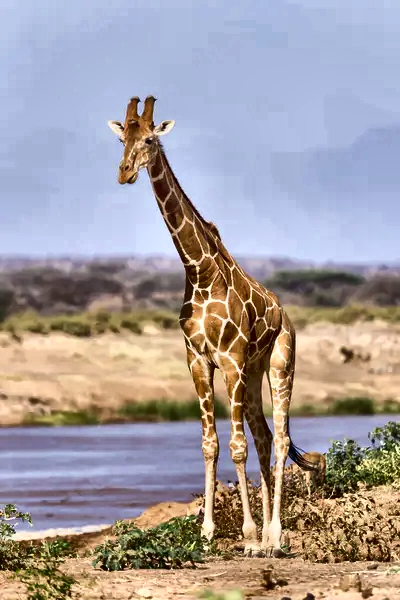
#> input picture 004/003 - LAB/imagen_preprocesada.png, 400 x 600 px
$ jupyter execute --allow-errors '008 - actividad integradora - segmentacion por color.ipynb'
#> lines starting #> are read from the running program, lines starting #| are printed output that depends on the picture
# Actividad integradora: Segmentación por color

En esta actividad vas a tomar decisiones propias. Ya viste ejemplos guiados; ahora te toca diseñar una estrategia de segmentación, justificarla y revisar tus resultados.

## Consigna general

Podés trabajar de dos maneras:

- con una imagen de ejemplo del repositorio, o
- con `imagen_preprocesada.png` si antes completaste `007 - recuperacion y preprocesamiento de imagenes propias.ipynb`.

La meta no es solo obtener una máscara "linda", sino explicar por qué elegiste esa estrategia y qué límites encontraste.

## Qué se espera que entregues

- una imagen de entrada,
- una o más máscaras de prueba,
- una versión final segmentada,
- una breve justificación de los umbrales elegidos,
- una reflexión sobre errores, ajustes y límites del método.

## Criterios de evaluación

- claridad en la lectura de la imagen,
- justificación de parámetros,
- capacidad para comparar alternativas,
- interpretación crítica del resultado,
- uso claro del lenguaje técnico.

[cell 1]
import urllib.request
from pathlib import Path

import cv2
import matplotlib.pyplot as plt
import numpy as np


def cargar_rgb(ruta):
    imagen_bgr = cv2.imread(str(ruta))
    return cv2.cvtColor(imagen_bgr, cv2.COLOR_BGR2RGB)


def mostrar_canales(imagen_rgb):
    rojo = imagen_rgb[:, :, 0]
    verde = imagen_rgb[:, :, 1]
    azul = imagen_rgb[:, :, 2]

    fig, axes = plt.subplots(2, 2, figsize=(10, 9))
    axes[0, 0].imshow(imagen_rgb)
    axes[0, 0].set_title("Imagen original")
    axes[0, 0].axis("off")

    axes[0, 1].imshow(rojo, cmap="gray")
    axes[0, 1].set_title("Canal rojo")
    axes[0, 1].axis("off")

    axes[1, 0].imshow(verde, cmap="gray")
    axes[1, 0].set_title("Canal verde")
    axes[1, 0].axis("off")

    axes[1, 1].imshow(azul, cmap="gray")
    axes[1, 1].set_title("Canal azul")
    axes[1, 1].axis("off")

    plt.tight_layout()
    plt.show()


def mostrar_histogramas(imagen_rgb):
    fig, axes = plt.subplots(1, 3, figsize=(15, 4))
    for ax, indice, color, titulo in zip(
        axes,
        [0, 1, 2],
        ["red", "green", "blue"],
        ["Rojo", "Verde", "Azul"],
    ):
        hist, bins = np.histogram(imagen_rgb[:, :, indice].flatten(), bins=256, range=[0, 256])
        ax.plot(bins[:-1], hist, color=color)
        ax.set_title(f"Histograma {titulo}")
        ax.set_xlim(0, 255)
        ax.grid(alpha=0.3)
    plt.tight_layout()
    plt.show()


def segmentar_color(imagen_rgb, r_min, r_max, g_min, g_max, b_min, b_max):
    rojo = imagen_rgb[:, :, 0]
    verde = imagen_rgb[:, :, 1]
    azul = imagen_rgb[:, :, 2]
    mascara = (
        (rojo >= r_min) & (rojo <= r_max) &
        (verde >= g_min) & (verde <= g_max) &
        (azul >= b_min) & (azul <= b_max)
    )
    return mascara

[cell 2]
archivos = {
    "flores": (
        Path("flowers.jpg"),
        "https://www.dropbox.com/s/jetlnfihles3g7k/flowers.jpg?dl=1",
    ),
    "frutos": (
        Path("frutos_rojos.png"),
        "https://www.dropbox.com/s/do6b49d10ty1dyf/frutos_rojos.png?dl=1",
    ),
}

for ruta, url in archivos.values():
    if not ruta.exists():
        urllib.request.urlretrieve(url, ruta)

if Path("imagen_preprocesada.png").exists():
    print("También está disponible: imagen_preprocesada.png")

print("Imágenes listas para la actividad.")

## Parte 1. Elegí una imagen y un color objetivo

Si completaste el cuaderno extra de preprocesamiento, te conviene empezar con `imagen_preprocesada.png`. Si no, podés trabajar con `flowers.jpg` o con `frutos_rojos.png`.

Antes de escribir código, anotá qué color querés segmentar y por qué te parece un buen caso para probar.

[cell 3]
# Elegí la imagen con la que vas a trabajar.
if Path("imagen_preprocesada.png").exists():
    nombre_imagen = "imagen_preprocesada.png"
else:
    nombre_imagen = "flowers.jpg"  # o "frutos_rojos.png"

imagen_rgb = cargar_rgb(nombre_imagen)
#> in cargar_rgb, imagen_bgr is the input picture: shape (600, 400, 3); mean B, G, R 157.2, 156, 164.3

# Escribí en una frase qué color querés segmentar.
color_objetivo = "azul"

plt.figure(figsize=(6, 6))
plt.imshow(imagen_rgb)
plt.title(f"Imagen elegida: {nombre_imagen}")
plt.axis("off")
plt.show()

print("Color objetivo:", color_objetivo)

## Parte 2. Explorá canales e histogramas

Antes de definir umbrales, mirá la imagen por canales y revisá sus histogramas. La pregunta clave es: ¿qué canal parece más útil para distinguir el color que querés aislar?

[cell 4]
mostrar_canales(imagen_rgb)
#> in mostrar_canales, `rojo = imagen_rgb[:, :, 0]`:
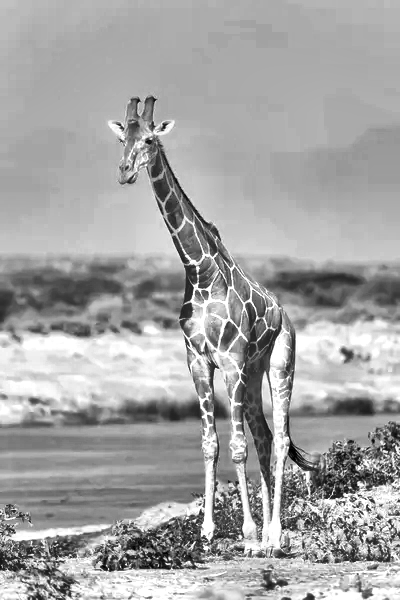
#> rojo: shape (600, 400); min 0, max 255, mean 164.3
#> in mostrar_canales, `verde = imagen_rgb[:, :, 1]`:
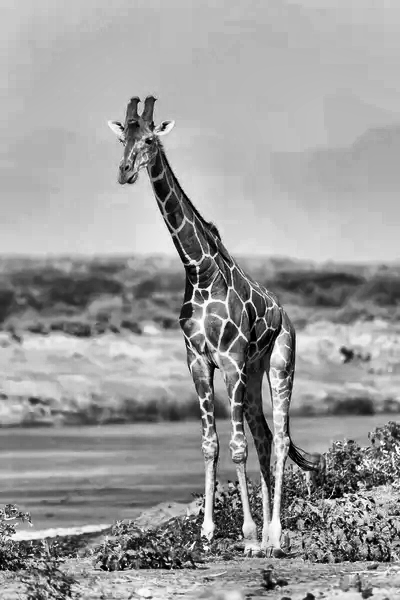
#> verde: shape (600, 400); min 0, max 255, mean 156
#> in mostrar_canales, `azul = imagen_rgb[:, :, 2]`:
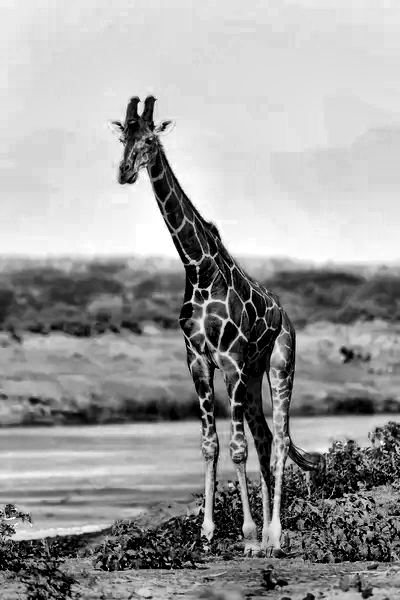
#> azul: shape (600, 400); min 0, max 255, mean 157.2
#> in mostrar_canales, `plt.show()`:
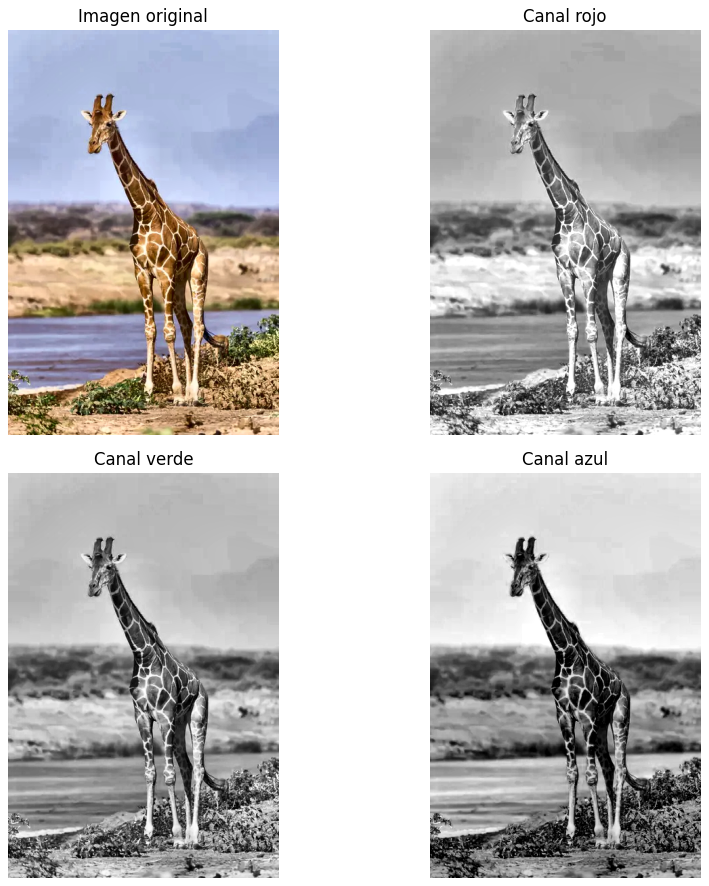
#> figure drawn by matplotlib, 4 panels
mostrar_histogramas(imagen_rgb)
#> in mostrar_histogramas, `plt.show()`:
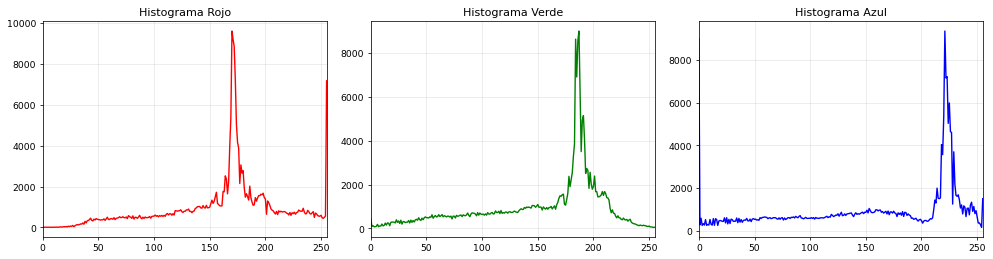
#> figure drawn by matplotlib, 3 panels; panel 1: curve peaks at x = 170, y = 9622; panel 2: curve peaks at x = 187, y = 9015; panel 3: curve peaks at x = 221, y = 9367

$ run again, with 004/003 - LAB/jirafa.jpg saved as 004/003 - LAB/imagen_preprocesada.png
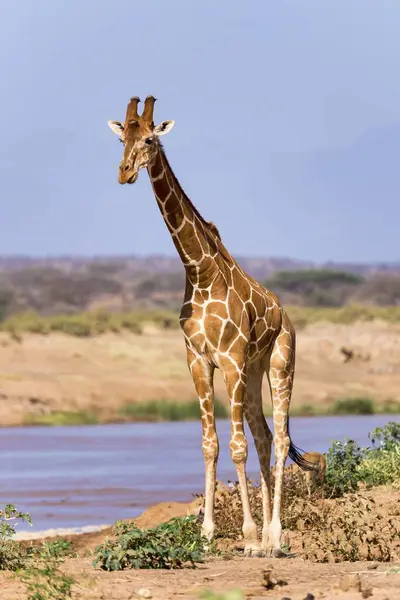
#> input picture 004/003 - LAB/jirafa.jpg, 400 x 600 px
#> in cargar_rgb, imagen_bgr is the input picture: shape (600, 400, 3); mean B, G, R 162.3, 161.7, 170.6
#> in mostrar_canales, `azul = imagen_rgb[:, :, 2]`:
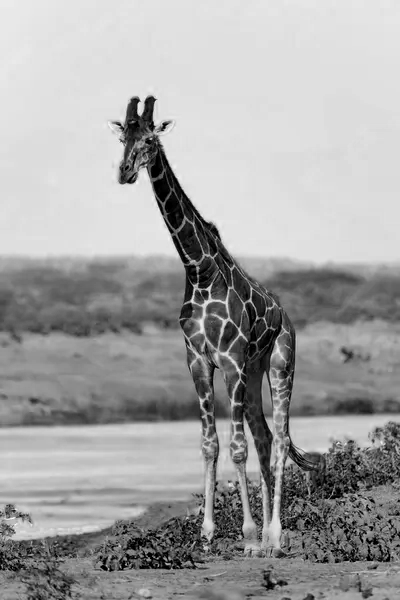
#> azul: shape (600, 400); min 0, max 254, mean 162.3
#> in mostrar_histogramas, `plt.show()`:
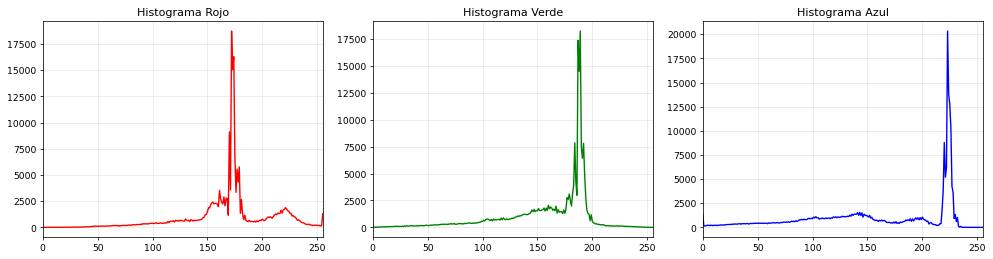
#> figure drawn by matplotlib, 3 panels; panel 1: curve peaks at x = 172, y = 18745; panel 2: curve peaks at x = 189, y = 18250; panel 3: curve peaks at x = 223, y = 20339

$ run again, with 004/003 - LAB/paisaje.png copied over 004/003 - LAB/imagen_preprocesada.png
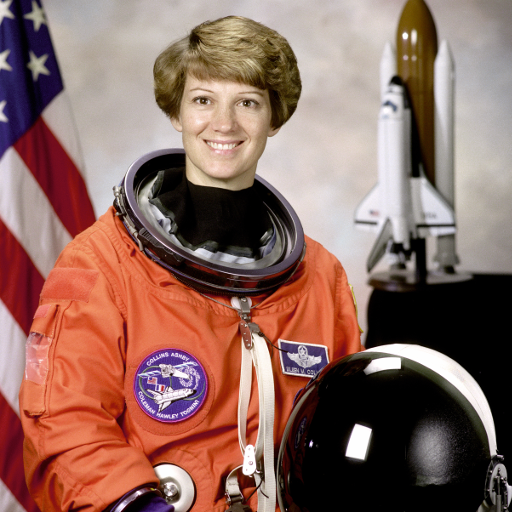
#> input picture 004/003 - LAB/paisaje.png, 512 x 512 px
#> in cargar_rgb, imagen_bgr is the input picture: shape (512, 512, 3); mean B, G, R 96.5, 105.8, 141.6
#> in mostrar_canales, `azul = imagen_rgb[:, :, 2]`:
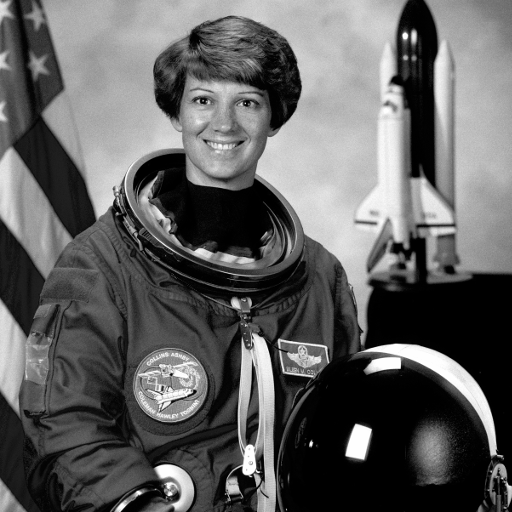
#> azul: shape (512, 512); min 0, max 255, mean 96.5
#> in mostrar_histogramas, `plt.show()`:
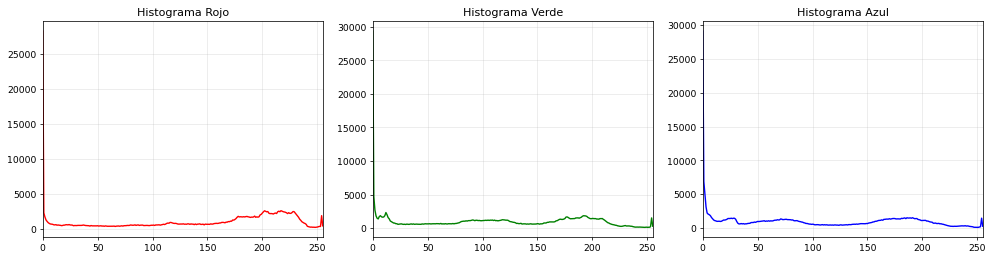
#> figure drawn by matplotlib, 3 panels; panel 1: curve peaks at x = 0, y = 28332; panel 2: curve peaks at x = 0, y = 29383; panel 3: curve peaks at x = 0, y = 29103
